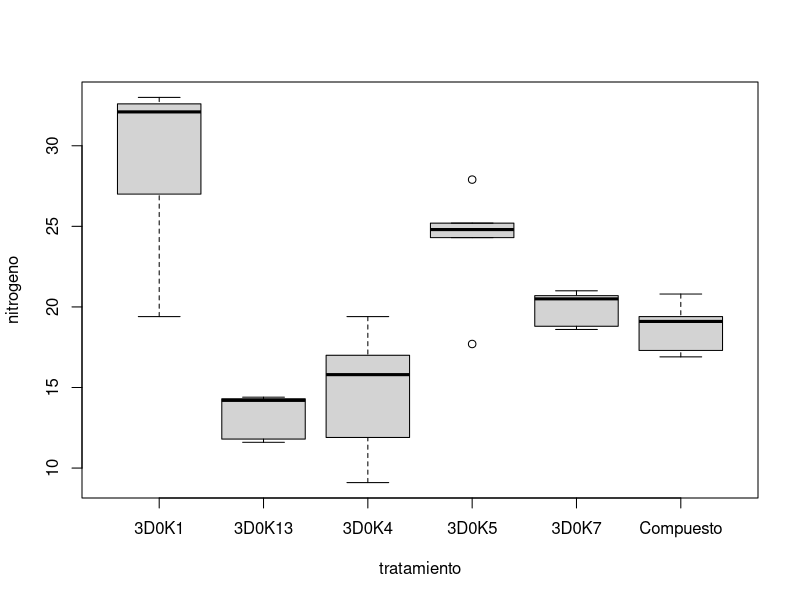

Recreate this plot in R.
rm(list=ls(all=TRUE))

#Generando estructuras de carpetas
dir.create(file.path(".","salidas","graficos"),showWarnings = FALSE, recursive=TRUE)
dir.create(file.path(".","salidas","excel"),showWarnings = FALSE, recursive=TRUE)
dir.create(file.path(".","salidas","pdf"),showWarnings = FALSE, recursive=TRUE)
dir.create(file.path(".","salidas","html"),showWarnings = FALSE, recursive=TRUE)
dir.create(file.path(".","script"),showWarnings = FALSE, recursive=TRUE)
dir.create(file.path(".","rmd"),showWarnings = FALSE, recursive=TRUE)
dir.create(file.path(".","qmd"),showWarnings = FALSE, recursive=TRUE)
dir.create(file.path(".","BD"),showWarnings = FALSE, recursive=TRUE)

#Datos 
datos <- data.frame(
      tratamiento = factor(rep(c("3D0K1", "3D0K5", "3D0K4", "3D0K7", "3D0K13", "Compuesto"), each = 5)),
      nitrogeno = c(19.4, 32.6, 27.0, 32.1, 33.0,
                    17.7, 24.8, 27.9, 25.2, 24.3,
                    17.0, 19.4, 9.1, 11.9, 15.8,
                    20.7, 21.0, 20.5, 18.8, 18.6,
                    14.3, 14.4, 11.8, 11.6, 14.2,
                    17.3, 19.4, 19.1, 16.9, 20.8)
    )

datos$tratamiento_c<-as.character(datos$tratamiento)
str(datos)

#library(readxl)
datosexcel<-readxl::read_excel(file.path(".","BD","dca.xlsx"))
datosexcel<-as.data.frame(datosexcel)
datosexcel$tratamiento_f<-as.factor(datosexcel$tratamiento)
str(datosexcel)
levels(datosexcel$tratamiento_f)
nlevels(datosexcel$tratamiento_f)

#Estadistica descriptiva

#Funciones previas
descriptiva<-aggregate(nitrogeno~tratamiento,data=datos,mean)
descriptivasd<-aggregate(nitrogeno~tratamiento,data=datos,sd)

#personalizando aggregate forma 1
descriptiva<-aggregate(nitrogeno~tratamiento,data=datos,function(x){
  media<-mean(x)
  sd <- sd(x)
  n <- length(x)
  # t(alpha/2,gl)*s/raiz(n)
  delta<-qt(0.025,n-1,lower.tail=FALSE)*sd/sqrt(n)
  return(c(Media=media,Ds=sd,N=n,Delta=delta,Inferior=media-delta,Superior=media+delta,
  Maximo=max(x),Minimo=min(x),Mediana=median(x)))
})
descriptiva

#personalizando agregate forma 2
resumen<-function(x){
  media<-mean(x)
  sd <- sd(x)
  n <- length(x)
  # t(alpha/2,gl)*s/raiz(n)
  delta<-qt(0.025,n-1,lower.tail=FALSE)*sd/sqrt(n)
  return(c(Media=media,Ds=sd,N=n,Delta=delta,Inferior=media-delta,Superior=media+delta,
  Maximo=max(x),Minimo=min(x),Mediana=median(x)))
}
descriptiva<-aggregate(nitrogeno~tratamiento,data=datos,resumen)

descriptiva_tapply<-tapply(datos$nitrogeno,datos$tratamiento,resumen)
descriptiva2<-do.call(rbind,descriptiva_tapply)

##Formas de acceder a una lista
str(descriptiva)
str(descriptiva_tapply)
descriptiva_tapply$`3D0K1`
descriptiva_tapply[[1]]
names(descriptiva_tapply)
descriptiva_tapply[["3D0K1"]]
str(descriptiva2)


boxplot(nitrogeno~tratamiento,data=datos)

barras_personalizado<-function(media,mediana,inferior,superior,color_barras,color_datos,
 color_media,color_mediana,color_error,names_trt,repeticiones,ydatos,jpg=FALSE,typeplot="barras"){
  num_oro<-(1+sqrt(5))/2
  if (jpg) {
    jpeg(file.path(".","salidas","graficos","barras.jpg"),units="px",
    height=5*1200,width=num_oro*5*1200,res=1200,quality = 100)
  }

  if (typeplot=="barras"){
    bp<-barplot(media,xlab=expression("Cepas de " * italic("Rhizobium") * " sp."),
    ylab="Nitrógeno (mg)",ylim=c(0,40),names.arg = names_trt,cex.axis = 0.7,
    col=adjustcolor(color_barras, alpha.f = 0.3))
  }
  if (typeplot=="lineas"){
    plot(x=1:6,y=media,axes=FALSE,ylab="Nitrógeno (mg)",
      xlab=expression("Cepas de " * italic("Rhizobium") * " sp."),
      ylim=c(5 * floor(min(inferior) / 5), 5 * ceiling(max(superior) / 5))
    )
    bp=1:6
    axis(1,1:6,names_trt,las=1,cex.axis=0.9,tick=FALSE)
    axis(2)
  }
  arrows(bp,inferior,bp,superior,col=color_error,
  length = 0.05, lwd=1.5,code=3,angle=90)
  arrows(bp,inferior,bp,superior,col=color_error,
  length = 0.05, lwd=1.5,code=3,angle=45)
  points(x=rep(bp,each=5),y=ydatos,pch=24,cex=0.5,col=color_datos)
  points(x=bp,y=mediana,pch=18,cex=0.9,col=color_mediana)
  points(x=bp,y=media,pch=16,cex=0.9,col=color_media)

  # Leyenda
  legend("topright",legend = c("Observaciones", "Media", "Mediana"),
    pch = c(24, 16, 18),pt.bg = c(color_datos, NA, NA),
    col = c(color_datos, color_media, color_mediana),
    pt.cex = c(0.8, 1.0, 1.2),bty = "n",cex = 0.85)
  #Fig 1. Gráfico descriptivo para el contenido de nitróneno en 6 tratamientos de cepas de Rhizoboum.
  #.      La barras indican la media del tratamiento la cual también está resaltada en negro. La mediana
  #       se resalta en color naranja. Las observaciones originales están en color azul y las barras 
  #.      de error indican los límites del intervalo de confianza de 95%.
  if (jpg) dev.off()
}


barras_personalizado(
  media    = descriptiva$nitrogeno[, "Media"],
  mediana  = descriptiva$nitrogeno[, "Mediana"],
  inferior = descriptiva$nitrogeno[, "Inferior"],
  superior = descriptiva$nitrogeno[, "Superior"],
  names_trt = descriptiva$tratamiento,
  color_barras  = "#7BC96F",
  color_datos   = "#2E7D32",
  color_mediana = "#FF8C42",
  color_media   = "#E65100",
  color_error   = "#1B5E20",
  repeticiones=5,ydatos = datos$nitrogeno[order(datos$tratamiento)],typeplot="lineas",
  jpg=TRUE)


#barplot(descriptiva2[,"Media"])

lm(nitrogeno~tratamiento,data=datos)
